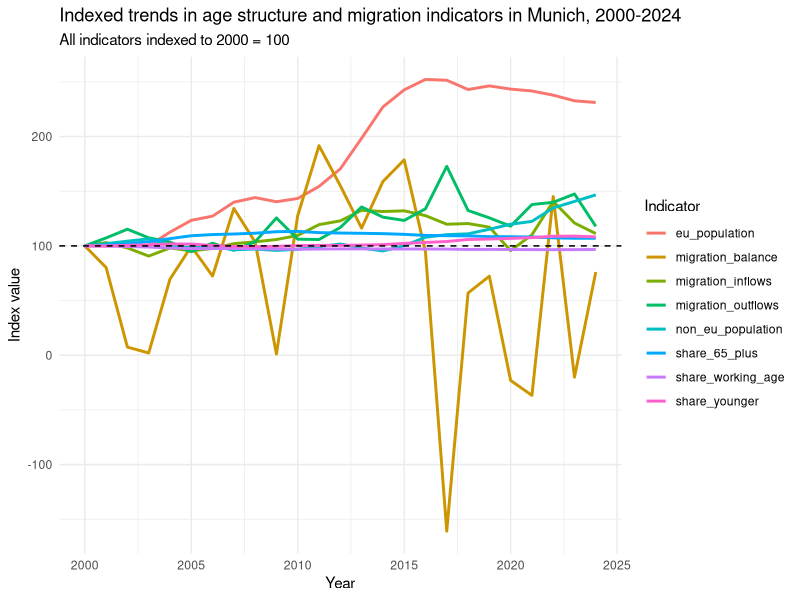

Reproduce this figure in R.
library(tidyverse)

age_share <- read_csv("data/processed/age_structure_share.csv")
migration_yearly <- read_csv("data/processed/migration_yearly.csv")
eu_non_eu_yearly <- read_csv("data/processed/eu_non_eu_yearly.csv")

age_indicators <- age_share %>%
    filter(year >= 2000, year <= 2024) %>%
    mutate(age_category = case_when(
        age_group == "Rentner*innen (65 Jahre und älter)" ~ "share_65_plus",
        age_group == "18 bis 64 Jahre" ~ "share_working_age", 
        age_group %in% c(
            "noch nicht Schulpflichtige (0 bis 5 Jahre)",
            "Schulpflichtige (6 bis 14 Jahre)",
            "Berufsschulpflichtige (15 bis 17 Jahre)"
    ) ~ "share_younger",
    TRUE ~ NA_character_
    )) %>%
    filter(!is.na(age_category)) %>%
    group_by(year, age_category) %>%
    summarise(
        value = sum(population_share, na.rm = TRUE),
        .groups = "drop"
    ) %>%
    pivot_wider(
        names_from = age_category,
        values_from = value
    )

migration_indicators <- migration_yearly %>%
    filter( year >= 2000, year <= 2024) %>%
    mutate(indicator = case_when(
        MONATSZAHL == "Wanderungssaldo" ~ "migration_balance",
        MONATSZAHL == "Zugezogene" ~ "migration_inflows",
        MONATSZAHL == "Weggezogene" ~ "migration_outflows",
        TRUE ~ NA_character_
    )) %>%
    filter(!is.na(indicator)) %>%
    select(year, indicator, mean_value) %>%
    pivot_wider(
        names_from = indicator,
        values_from = mean_value
    )

eu_non_eu_indicators <- eu_non_eu_yearly %>%
  filter(year >= 2000, year <= 2024) %>%
  mutate(indicator = case_when(
    MONATSZAHL == "EU-Staatsangehörigkeiten" ~ "eu_population",
    MONATSZAHL == "Nicht-EU-Staatsangehörigkeiten" ~ "non_eu_population",
    TRUE ~ NA_character_
  )) %>%
  filter(!is.na(indicator)) %>%
  select(year, indicator, mean_population) %>%
  pivot_wider(
    names_from = indicator,
    values_from = mean_population
  )


age_migration_combined <- age_indicators %>%
    left_join(migration_indicators, by = "year") %>%
    left_join(eu_non_eu_indicators, by = "year")

write_csv(age_migration_combined, "data/processed/age_migration_combined.csv")

age_migration_indexed <- age_migration_combined %>%
    mutate(across(
        -year,
        ~ .x/ .x[year == 2000] * 100
    ))

write_csv(
  age_migration_indexed,
  "data/processed/age_migration_indexed.csv"
)

age_migration_indexed_long <- age_migration_indexed %>%
  pivot_longer(
    cols = -year,
    names_to = "indicator",
    values_to = "index_value"
  )

age_migration_indexed_plot <- age_migration_indexed_long %>%
  ggplot(aes(x = year, y = index_value, color = indicator)) +  
  geom_line(linewidth = 1.0) +
  geom_hline(yintercept = 100, linetype = "dashed", color = "black") +
  labs(
    title = "Indexed trends in age structure and migration indicators in Munich, 2000-2024",
    subtitle = "All indicators indexed to 2000 = 100",
    x = "Year",
    y = "Index value",
    color = "Indicator"
  ) + 
  theme_minimal()

ggsave(
  filename = "figures/age_migration_indexed_plot.png",
  plot = age_migration_indexed_plot,
  width = 10,
  height = 6,
  dpi = 300
)
